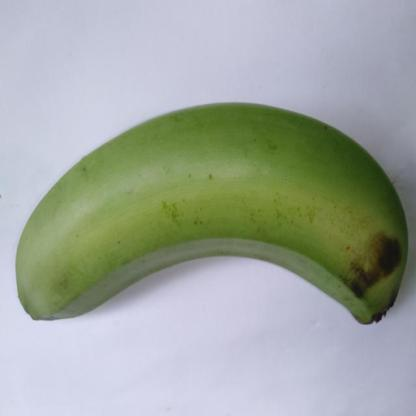
#> input picture images/sample_input.jpg, 416 x 416 px, found by its file name
$ python main.py
#> lines starting #> are read from the running program, lines starting #| are printed output that depends on the picture; after the words box and inside, x2 and y2 are one past the last pixel; in counts of white or black regions, pixels touching at a corner belong together
import cv2
import numpy as np

img = cv2.imread('images/sample_input.jpg')
#> img is the input picture: shape (416, 416, 3); mean B, G, R 159.5, 167.5, 160
img = cv2.resize(img, (300, 300))
#> img: shape (300, 300, 3)

hsv = cv2.cvtColor(img, cv2.COLOR_BGR2HSV)
#> hsv: shape (300, 300, 3); mean H, S, V 90.1, 58.8, 179

lower_green = np.array([35, 50, 50])
upper_green = np.array([85, 255, 255])

lower_yellow = np.array([20, 100, 100])
upper_yellow = np.array([35, 255, 255])

mask_green = cv2.inRange(hsv, lower_green, upper_green)
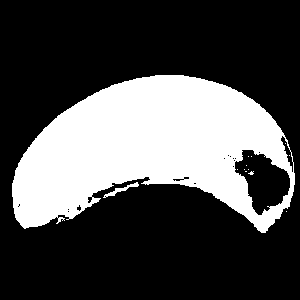
#> mask_green: shape (300, 300); 29.9% white; 13 white regions (11 under 20 px), largest, box (x1, y1, x2, y2) and area: (12, 75, 295, 233) 26784, (103, 182, 139, 198) 129
mask_yellow = cv2.inRange(hsv, lower_yellow, upper_yellow)
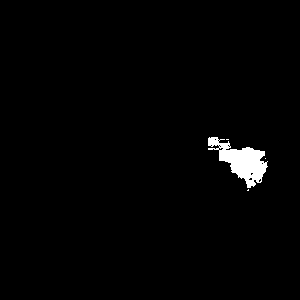
#> mask_yellow: shape (300, 300); 1.5% white; 4 white regions (3 under 20 px), largest, box (x1, y1, x2, y2) and area: (208, 137, 268, 188) 1361

green_pixels = np.sum(mask_green > 0)
#> green_pixels = 26938
yellow_pixels = np.sum(mask_yellow > 0)
#> yellow_pixels = 1368

if green_pixels > yellow_pixels:
    print("Mentah")
else:
    print("Matang")
